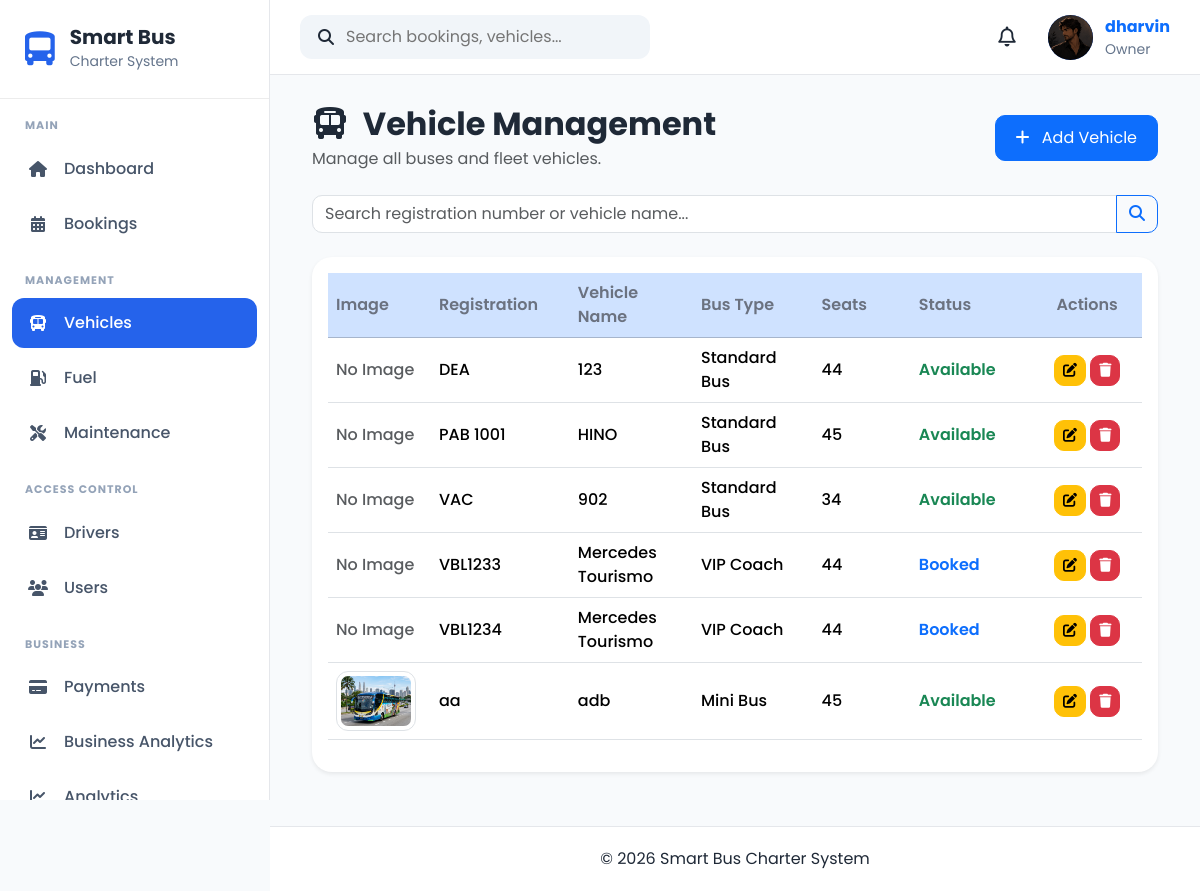
Screenshot of /vehicles/ (signed in) with the database file from the repository.
### apps/accounts/models.py (models this page shows, shortened)
class UserProfile(models.Model):
    OWNER = "Owner"
    ADMIN = "Admin"
    DRIVER = "Driver"
    CUSTOMER = "Customer"
    ROLE_CHOICES = [
        (OWNER, "Owner"),
        (ADMIN, "Admin"),
        (DRIVER, "Driver"),
        (CUSTOMER, "Customer"),
    ]
    GENDER_CHOICES = [
        ("Male", "Male"),
        ("Female", "Female"),
        ("Other", "Other"),
    ]
    user = models.OneToOneField(
        User,
        on_delete=models.CASCADE,
        related_name="profile"
    )
    role = models.CharField(
        max_length=20,
        choices=ROLE_CHOICES,
        default=CUSTOMER
    )
    phone = models.CharField(
        max_length=20,
        blank=True
    )
    address = models.TextField(
        blank=True
    )
    city = models.CharField(
        max_length=100,
        blank=True
    )
    state = models.CharField(
        max_length=100,
        blank=True
    )
    postcode = models.CharField(
        max_length=20,
        blank=True
    )
    country = models.CharField(
        max_length=100,
        default="Malaysia"
    )
    gender = models.CharField(
        max_length=10,
        choices=GENDER_CHOICES,
        blank=True
    )
    profile_picture = models.ImageField(
        upload_to="profile_pictures/",
        blank=True,
        null=True
    )
    must_change_password = models.BooleanField(default=False)
    created_at = models.DateTimeField(
        auto_now_add=True
    )
    updated_at = models.DateTimeField(
        auto_now=True
    )

### apps/vehicles/models.py (models this page shows, shortened)
class Vehicle(models.Model):
    STATUS_CHOICES = [
        ("Available", "Available"),
        ("Booked", "Booked"),
        ("Maintenance", "Maintenance"),
        ("Inactive", "Inactive"),
    ]
    BUS_TYPE_CHOICES = [
        ("Mini Bus", "Mini Bus"),
        ("Standard Bus", "Standard Bus"),
        ("VIP Coach", "VIP Coach"),
    ]
    registration_number = models.CharField(
        max_length=20,
        unique=True
    )
    vehicle_name = models.CharField(
        max_length=100
    )
    bus_type = models.CharField(
        max_length=30,
        choices=BUS_TYPE_CHOICES
    )
    seat_capacity = models.PositiveIntegerField()
    manufacture_year = models.PositiveIntegerField()
    insurance_expiry = models.DateField()
    road_tax_expiry = models.DateField()
    status = models.CharField(
        max_length=20,
        choices=STATUS_CHOICES,
        default="Available"
    )
    image = models.ImageField(
        upload_to="vehicles/",
        blank=True,
        null=True
    )
    created_at = models.DateTimeField(auto_now_add=True)
    updated_at = models.DateTimeField(auto_now=True)

### apps/vehicles/views.py (the view)
# urls.py: path("", views.vehicle_list, name="vehicle_list"),
def vehicle_list(request):
    search = request.GET.get("search", "")
    vehicles = Vehicle.objects.all().order_by("registration_number")
    if search:
        vehicles = vehicles.filter(
            Q(registration_number__icontains=search) |
            Q(vehicle_name__icontains=search)
        )
    paginator = Paginator(vehicles, 10)
    page_number = request.GET.get("page")
    page_obj = paginator.get_page(page_number)
    context = {
        "page_obj": page_obj,
        "search": search,
    }
    return render(request, "vehicles/vehicle_list.html", context)

### apps/accounts/context_processors.py (called while the page is built)
def user_role(request):
    role = None
    if request.user.is_authenticated:
        try:
            role = request.user.profile.role
        except Exception:
            role = None
    return {
        "user_role": role
    }

### apps/notifications/context_processors.py (called while the page is built)
def notification_context(request):
    if not request.user.is_authenticated:
        return {}
    notifications = (
        NotificationRecipient.objects
        .filter(user=request.user)
        .select_related("notification")
        .order_by("-notification__created_at")[:5]
    )
    unread_count = (
        NotificationRecipient.objects
        .filter(
            user=request.user,
            is_read=False
        )
        .count()
    )
    return {
        "navbar_notifications": notifications,
        "unread_notifications": unread_count,
    }

### templates/vehicles/vehicle_list.html (shortened to what this page needs)
{% extends "crud/base_list.html" %}
{% load static %}
{% block header_title %}
<i class="fas fa-bus me-2"></i>
Vehicle Management
{% endblock %}
{% block header_subtitle %}
Manage all buses and fleet vehicles.
{% endblock %}
{% block add_button %}
<a href="{% url 'vehicles:vehicle_create' %}" class="btn btn-primary">
    <i class="fas fa-plus me-2"></i>
    Add Vehicle
</a>
{% endblock %}
{% block search %}
<form method="GET" class="mb-4">
    <div class="input-group">
        <input
            type="text"
            name="search"
            class="form-control"
            placeholder="Search registration number or vehicle name..."
            value="{{ search }}">
        <button class="btn btn-outline-primary" type="submit">
            <i class="fas fa-search"></i>
        </button>
    </div>
</form>
{% endblock %}
{% block table %}
<table class="table table-hover align-middle">
    <thead class="table-primary">
        <tr>
            <th>Image</th>
            <th>Registration</th>
            <th>Vehicle Name</th>
            <th>Bus Type</th>
            <th>Seats</th>
            <th>Status</th>
            <th class="text-center">Actions</th>
        </tr>
    </thead>
    <tbody>
    {% for vehicle in page_obj %}
        <tr>
            <td>
                {% if vehicle.image %}
                    <img src="{{ vehicle.image.url }}"
                         class="img-thumbnail"
                         style="width:80px;height:60px;object-fit:cover;">
                {% else %}
                    <span class="text-muted">No Image</span>
                {% endif %}
            </td>
            <td>{{ vehicle.registration_number }}</td>
            <td>{{ vehicle.vehicle_name }}</td>
            <td>{{ vehicle.bus_type }}</td>
            <td>{{ vehicle.seat_capacity }}</td>
            <td>
                {% if vehicle.status == "Available" %}
                    <span style="color:#198754;font-weight:600;">
                        {{ vehicle.status }}
                    </span>
                {% elif vehicle.status == "Booked" %}
                    <span style="color:#0d6efd;font-weight:600;">
                        {{ vehicle.status }}
                    </span>
                {% elif vehicle.status == "Maintenance" %}
                    <span style="color:#fd7e14;font-weight:600;">
                        {{ vehicle.status }}
                    </span>
                {% elif vehicle.status == "Inactive" %}
                    <span style="color:#dc3545;font-weight:600;">
                        {{ vehicle.status }}
                    </span>
                {% else %}
                    <span style="font-weight:600;">
                        {{ vehicle.status }}
                    </span>
                {% endif %}
            </td>
            <td class="text-center">
                <a href="{% url 'vehicles:vehicle_update' vehicle.pk %}"
                   class="btn btn-warning btn-sm">
                    <i class="fas fa-edit"></i>
                </a>
                <a href="{% url 'vehicles:vehicle_delete' vehicle.pk %}"
                   class="btn btn-danger btn-sm">
                    <i class="fas fa-trash"></i>
                </a>
            </td>
        </tr>
    {% endfor %}
    </tbody>
</table>
{% endblock %}

### templates/components/navbar.html (shortened to what this page needs)
{% load static %}
<nav class="navbar-custom">
    <div class="navbar-left">
        <div class="search-box">
            <i class="fa-solid fa-magnifying-glass"></i>
            <input
                type="text"
                placeholder="Search bookings, vehicles..."
            >
        </div>
    </div>
    <div class="navbar-right">
            <div class="notification-icon">
                <button
                    class="notification-btn"
                    id = "notificationBtn">
                    <i class="fa-regular fa-bell"></i>
                </button>
            </div>
        <a href="{% url 'accounts:profile' %}" class="profile-link">
            <div class="profile-menu">
                {% if request.user.profile.profile_picture %}
                    <img
                        src="{{ request.user.profile.profile_picture.url }}"
                        alt="Profile Picture"
                        class="profile-avatar profile-image"
                    >
                {% else %}
                    <div class="profile-avatar">
                        {{ request.user.username|first|upper }}
                    </div>
                {% endif %}
                <div class="profile-info">
                    <strong>{{ request.user.username }}</strong>
                    <small>
                        {{ request.user.profile.role|default:"User" }}
                    </small>
                </div>
            </div>
        </a>
    </div>
</nav>

### static/css/base.css (style rules this page uses)
* { margin:0; padding:0; box-sizing:border-box; font-family:'Poppins',sans-serif; }
body { background:#F8FAFC; color:#1F2937; overflow-x:hidden; }
a { text-decoration:none; }

### static/css/layout.css (style rules this page uses)
.navbar-custom { height:75px; background:#ffffff; display:flex; justify-content:space-between; align-items:center; padding:0 30px; border-bottom:1px solid #E5E7EB; }
.navbar-left { display:flex; align-items:center; gap:20px; }
.search-box { display:flex; align-items:center; gap:12px; background:#F1F5F9; padding:10px 18px; border-radius:12px; width:350px; }
.search-box input { border:none; background:none; width:100%; outline:none; }
.navbar-right { display:flex; align-items:center; gap:20px; }
.notification-btn { position:relative; width:42px; height:42px; border:none; border-radius:50%; background:#fff; display:flex; justify-content:center; align-items:center; cursor:pointer; z-index:2000; }
.notification-icon { position:relative; z-index:2000; }
.profile-menu { display:flex; align-items:center; gap:12px; }
.profile-avatar { width:45px; height:45px; background:#2563EB; color:white; border-radius:50%; display:flex; justify-content:center; align-items:center; font-weight:700; }
.profile-info { display:flex; flex-direction:column; }
.profile-info small { color:#64748B; }

### static/css/components.css (style rules this page uses)
.notification-btn i { font-size:20px; color:#1f2937; }

### static/css/crud.css (style rules this page uses)
.table thead { background:#0d6efd; color:white; }
.table th { vertical-align:middle; }
.table td { vertical-align:middle; }
.btn { border-radius:10px; }
.form-control, .form-select { border-radius:10px; }
img.img-thumbnail { border-radius:12px; }

### static/css/profile.css (style rules this page uses)
.table th { width:220px; color:#6b7280; font-weight:600; }
.table td { font-weight:500; }
.btn-primary { border-radius:10px; padding:10px 20px; }

### rows the page displays
Vehicle: image "No Image", registration_number "DEA", vehicle_name "123", bus_type "Standard Bus", seat_capacity "44", status "Available"
Vehicle: image "No Image", registration_number "PAB 1001", vehicle_name "HINO", bus_type "Standard Bus", seat_capacity "45", status "Available"
Vehicle: image "No Image", registration_number "VAC", vehicle_name "902", bus_type "Standard Bus", seat_capacity "34", status "Available"
Vehicle: image "No Image", registration_number "VBL1233", vehicle_name "Mercedes Tourismo", bus_type "VIP Coach", seat_capacity "44", status "Booked"
Vehicle: image "No Image", registration_number "VBL1234", vehicle_name "Mercedes Tourismo", bus_type "VIP Coach", seat_capacity "44", status "Booked"
Vehicle: image (picture), registration_number "aa", vehicle_name "adb", bus_type "Mini Bus", seat_capacity "45", status "Available"

### other values shown
{{ request.user.username }} "dharvin"
{{ request.user.profile.role|default:"User" }} "Owner"
